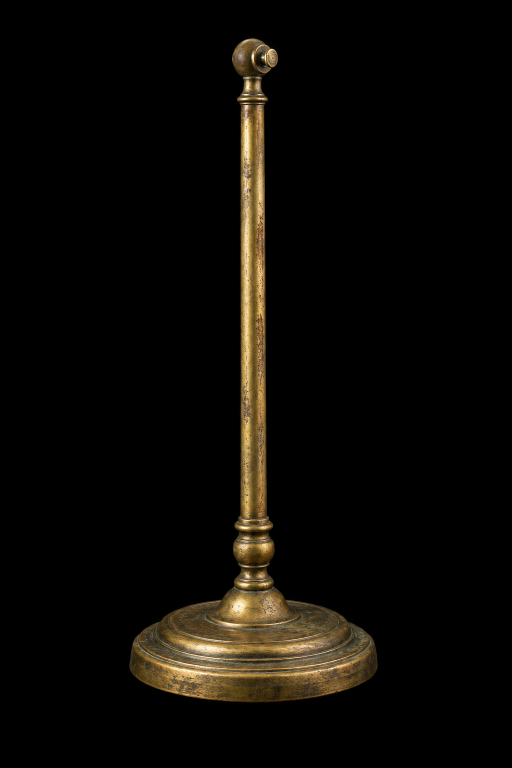
#> input picture images/originals/fsy/puzzles/balance-stand.png, 1024 x 1536 px (shown at 1/2 size); its folder holds 5 pictures in this run
$ python make_fsy_puzzle_assets.py
#> lines starting #> are read from the running program, lines starting #| are printed output that depends on the picture; after the words box and inside, x2 and y2 are one past the last pixel; in counts of white or black regions, pixels touching at a corner belong together
#!/usr/bin/env python3
"""Puzzle pieces for Episode 1, from Richard's drawings in images/originals/fsy/puzzles/.
Pieces drawn on black become transparent PNGs (the black that touches the edge is removed);
backgrounds become JPEGs. Output: app/www/img/fsy/pz/.   Run: python3 app/tools/make_fsy_puzzle_assets.py"""
import os
import numpy as np
from PIL import Image, ImageFilter
from scipy import ndimage

ROOT = os.path.abspath(os.path.join(os.path.dirname(__file__), "..", ".."))
SRC = os.path.join(ROOT, "images", "originals", "fsy", "puzzles")
OUT = os.path.join(ROOT, "app", "www", "img", "fsy", "pz")
os.makedirs(OUT, exist_ok=True)

def cutout(im, thresh=22):
    """alpha = everything except the dark background connected to the picture's edge"""
#> called with thresh = 22
    a = np.asarray(im.convert("RGB")).astype(np.int16)
    dark = a.max(axis=2) < thresh
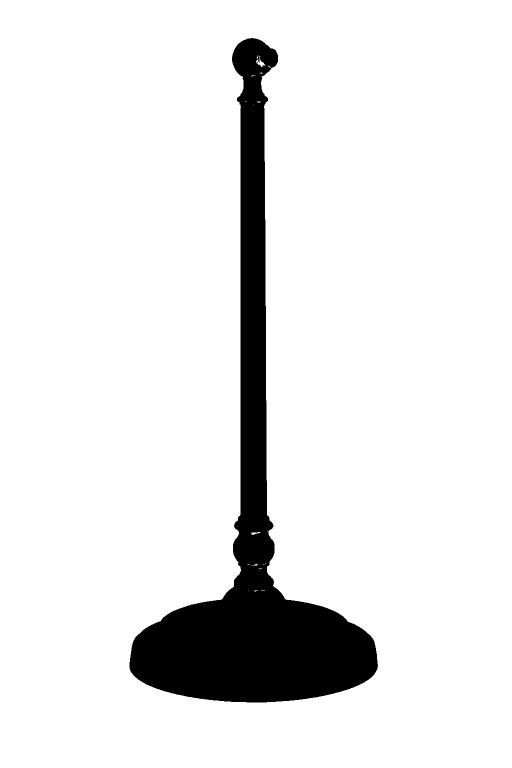
#> dark: shape (1536, 1024) bool (shown at 1/2 size); 90.8% white; 2 black regions (1 under 20 px), largest, box (x1, y1, x2, y2) and area: (259, 76, 756, 1405) 144912
    lab, _ = ndimage.label(dark)
#> lab: shape (1536, 1024) int32; 26 distinct labels, from 0 to 25
    edge = set(np.unique(np.concatenate([lab[0], lab[-1], lab[:, 0], lab[:, -1]]))) - {0}
#> edge = 1 item
    bg = np.isin(lab, list(edge))
#> bg: shape (1536, 1024) bool; 90.8% white; 1 black region, box (x1, y1, x2, y2) and area: (259, 76, 756, 1405) 145225
    sizes = ndimage.sum(dark, lab, range(1, lab.max() + 1))   # big enclosed black holes too (between chains, inside handles)
#> sizes = 25 values, max 1427639 at index 0, min 1 at index 2, mean 57118
    big = [i + 1 for i, n in enumerate(sizes) if n > dark.size * 0.004]
#> big = [1]
    bg |= np.isin(lab, big)
    alpha = Image.fromarray(((~bg) * 255).astype(np.uint8)).filter(ImageFilter.GaussianBlur(1.2))
    out = im.convert("RGBA"); out.putalpha(alpha)
    return out.crop(out.getbbox())

def save_png(im, name, maxw):
#> called with name = 'bal-stand', maxw = 360
    if im.width > maxw: im = im.resize((maxw, round(im.height * maxw / im.width)), Image.LANCZOS)
    im.save(os.path.join(OUT, name + ".png"), optimize=True); print(name, im.size)
#| bal-stand (360, 955)

def save_jpg(name, src, maxlong=1200):
    im = Image.open(os.path.join(SRC, src)).convert("RGB"); im.thumbnail((maxlong, maxlong), Image.LANCZOS)
    im.save(os.path.join(OUT, name + ".jpg"), quality=84); print(name, im.size)

o = lambda f: Image.open(os.path.join(SRC, f))
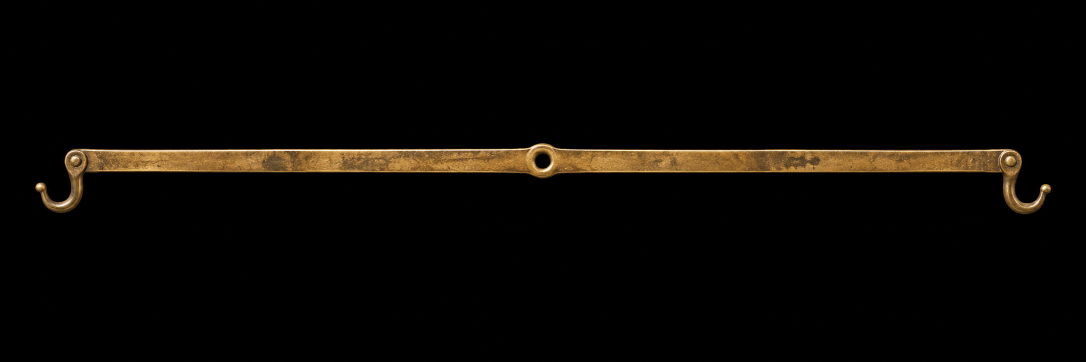
#> input picture images/originals/fsy/puzzles/balance-beam.png, 2172 x 724 px (shown at 1/2 size)
#> call 2 of cutout, with thresh = 22
#> in cutout (call 2), `dark = a.max(axis=2) < thresh`: dark: shape (724, 2172) bool; 93.8% white; 1 black region, box (x1, y1, x2, y2) and area: (70, 286, 2103, 429) 97544
#> in cutout (call 2), `lab, _ = ndimage.label(dark)`:
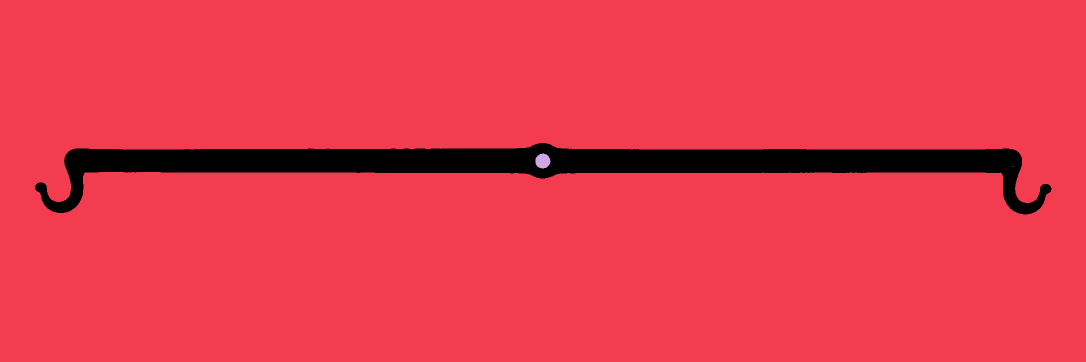
#> lab: shape (724, 2172) int32 (shown at 1/2 size); 4 distinct labels, from 0 to 3; one colour per label, 0 black
#> in cutout (call 2), `bg = np.isin(lab, list(edge))`: bg: shape (724, 2172) bool; 93.8% white; 1 black region, box (x1, y1, x2, y2) and area: (70, 286, 2103, 429) 98241
#> in cutout (call 2), `sizes = ndimage.sum(dark, lab, range(1, lab.max() + 1))`: sizes = [1474287, 695, 2]
#| bal-beam (900, 66)
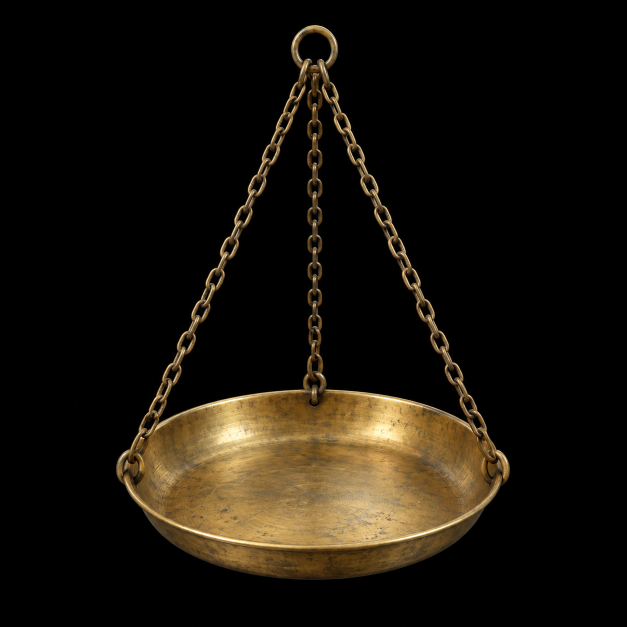
#> input picture images/originals/fsy/puzzles/balance-pan.png, 1254 x 1254 px (shown at 1/2 size)
#> in cutout (call 3), `dark = a.max(axis=2) < thresh`: dark: shape (1254, 1254) bool; 82.4% white; 1 black region, box (x1, y1, x2, y2) and area: (232, 50, 1020, 1160) 277162
#> in cutout (call 3), `lab, _ = ndimage.label(dark)`: lab: shape (1254, 1254) int32; 159 distinct labels, from 0 to 158
#> in cutout (call 3), `bg = np.isin(lab, list(edge))`: bg: shape (1254, 1254) bool; 70.6% white; 1 black region, box (x1, y1, x2, y2) and area: (232, 50, 1020, 1160) 463085
#> in cutout (call 3), `bg |= np.isin(lab, big)`: bg: shape (1254, 1254) bool; 81.6% white; 1 black region, box (x1, y1, x2, y2) and area: (232, 50, 1020, 1160) 289717
#| bal-pan (420, 590)
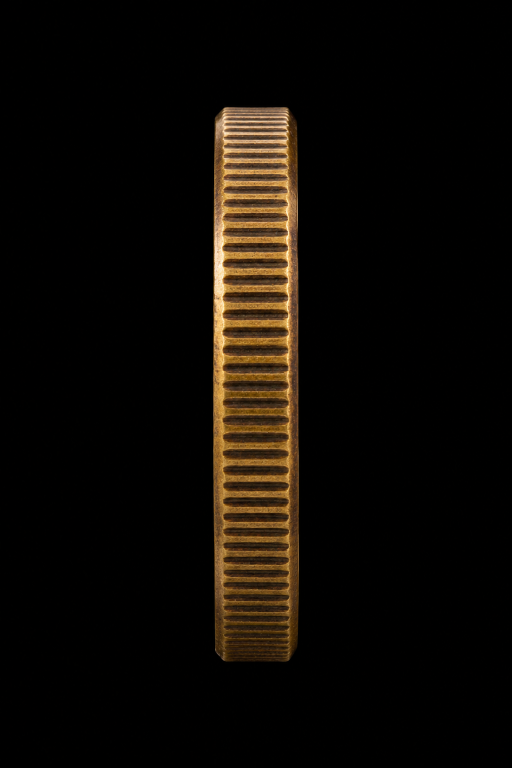
#> input picture images/originals/fsy/puzzles/lock-wheel.png, 1024 x 1536 px (shown at 1/2 size)
save_png(cutout(o("balance-stand.png")), "bal-stand", 360)
save_png(cutout(o("balance-beam.png")), "bal-beam", 900)
save_png(cutout(o("balance-pan.png")), "bal-pan", 420)
save_png(cutout(o("lock-wheel.png")), "lock-wheel", 160)
#> call 4 of cutout, with thresh = 22
#> in cutout (call 4), `dark = a.max(axis=2) < thresh`: dark: shape (1536, 1024) bool; 88.1% white; 1 black region, box (x1, y1, x2, y2) and area: (426, 214, 598, 1324) 186820
#> in cutout (call 4), `lab, _ = ndimage.label(dark)`:
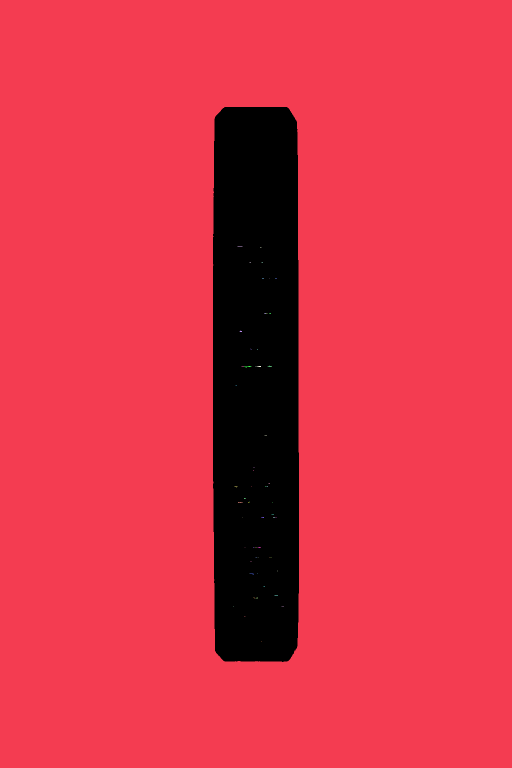
#> lab: shape (1536, 1024) int32 (shown at 1/2 size); 63 distinct labels, from 0 to 62; one colour per label, 0 black
#> in cutout (call 4), `bg = np.isin(lab, list(edge))`: bg: shape (1536, 1024) bool; 88.1% white; 1 black region, box (x1, y1, x2, y2) and area: (426, 214, 598, 1324) 187081
#> in cutout (call 4), `sizes = ndimage.sum(dark, lab, range(1, lab.max() + 1))`: sizes = 62 values, max 1385783 at index 0, min 1 at index 6, mean 22355.5
#> in cutout (call 4), `big = [i + 1 for i, n in enumerate(sizes) if n > dark.size * 0.004]`: big = [1]
#> call 4 of save_png, with name = 'lock-wheel', maxw = 160
#> in save_png (call 4), `if im.width > maxw: im = im.resize((maxw, round(im.height * maxw / im...`:
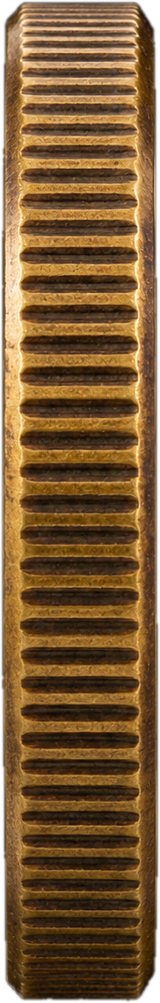
#> im: PIL image 160x1003 RGBA; mean R, G, B, A 109.9, 78, 40.6, 240.1; transparent parts drawn white
#| lock-wheel (160, 1003)
#> (the run stopped early here; a loop or call above may not have finished)
